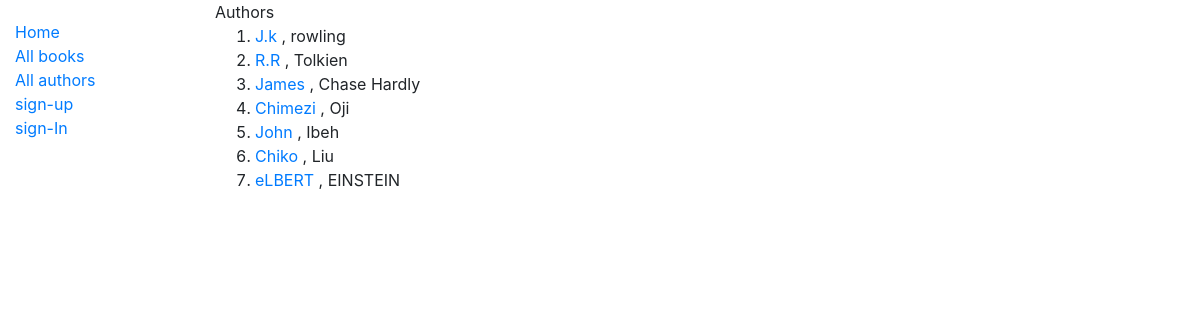
Screenshot of /authors/ with the database file from the repository.
### catalog/models.py (models this page shows, shortened)
class Author(models.Model):
    user = models.OneToOneField(User, on_delete=models.CASCADE, null = True,blank=True)
    first_name = models.CharField(max_length=200, null=True, blank=True)
    last_name = models.CharField(max_length=200, null=True, blank=True)
    date_of_birth = models.DateField(null=True, blank=True)
    date_of_death = models.DateField('Died',null=True, blank=True)
    class Meta:
        verbose_name_plural = 'Authoresssseeeee'

### catalog/views.py (the view)
# urls.py: path('authors/', views.Authors, name='author'),
def Authors(request):
    authors = Author.objects.all()
    return render(request, 'authors.html',{'all_author':authors})

### catalog/templates/authors.html
{% extends 'base/design.html' %}{% load static %} {% block content %} Authors
<ol>
    {% for author in all_author %}
    <li>
        <a href="{% url 'authorinfo' author.id %}">{{author.first_name}}</a> , {{author.last_name}} </li>
    {% endfor %}
</ol>
{% endblock %}

### rows the page displays
Author: first_name "J.k", last_name "rowling"
Author: first_name "R.R", last_name "Tolkien"
Author: first_name "James", last_name "Chase Hardly"
Author: first_name "Chimezi", last_name "Oji"
Author: first_name "John", last_name "Ibeh"
Author: first_name "Chiko", last_name "Liu"
Author: first_name "eLBERT", last_name "EINSTEIN"
